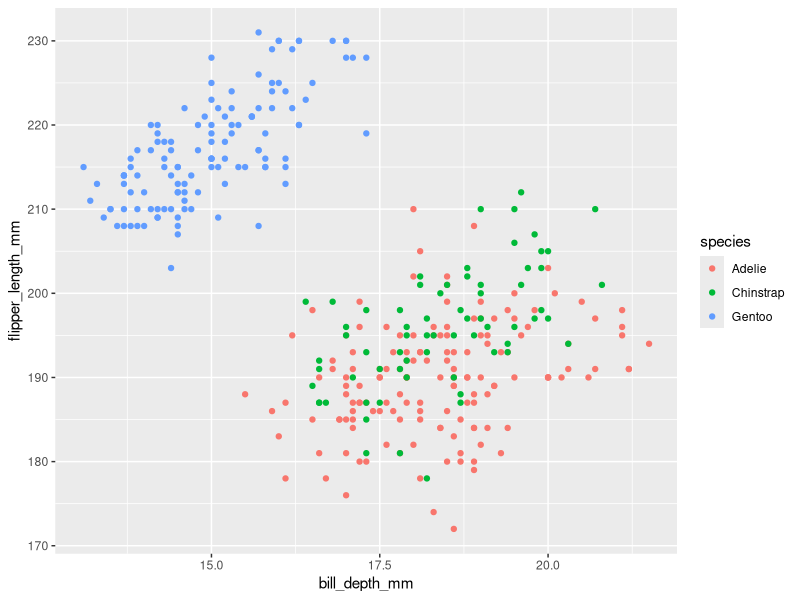
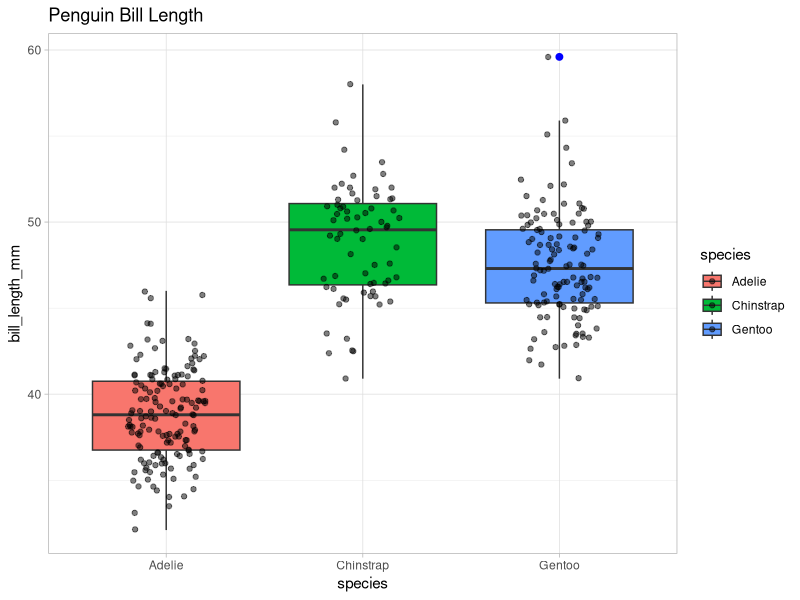
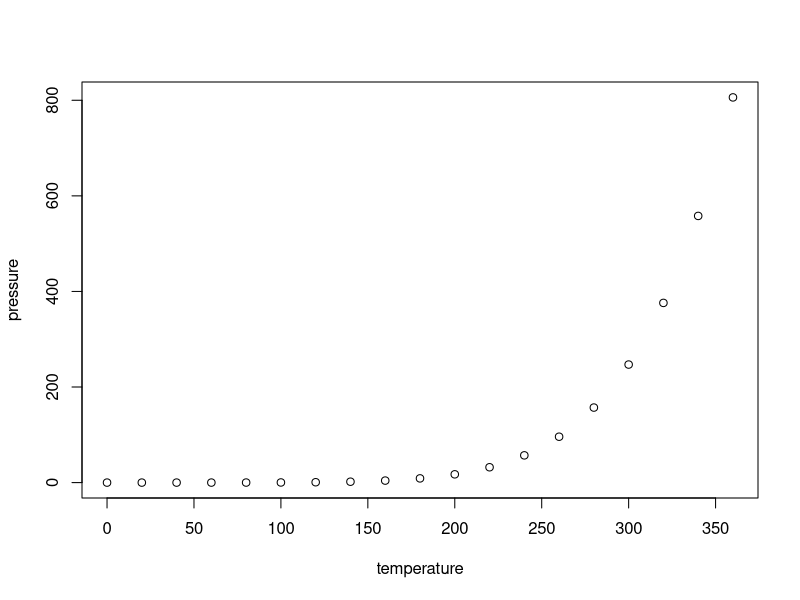

R code for these plots, in order:
## ---- chunk 1
knitr::opts_chunk$set(echo = TRUE)
## ---- chunk 2
library(tidyverse)
library(palmerpenguins)
## ---- chunk 3
head(penguins, n = 10)
## ---- chunk 4
# Examining the relationship between bill length and flipper length.
library(palmerpenguins)
# data(package = 'palmerpenguins')
ggplot(penguins, aes(x = bill_depth_mm , y = flipper_length_mm, color = species)) +
  geom_point()
## ---- chunk 5
# Investigating variability accross species
ggplot(penguins, aes(x = species, y = bill_length_mm, fill=species)) +
  geom_boxplot(outlier.colour = "blue", outlier.size = 2) +
  geom_jitter(width=0.2, alpha = 0.5) +
  labs(title="Penguin Bill Length") +
  theme_light()
## ---- chunk 6
plot(pressure)
